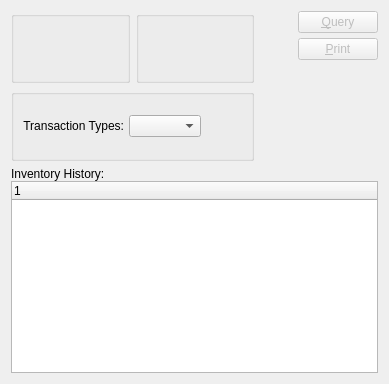
       <widget class="QWidget" name="history" >
        <attribute name="title" >
         <string>History</string>
        </attribute>
        <layout class="QGridLayout" name="gridLayout_18" >
         <item row="0" column="0" >
          <layout class="QHBoxLayout" name="horizontalLayout_2" >
           <item>
            <layout class="QGridLayout" name="gridLayout_16" >
             <item row="0" column="0" >
              <widget class="WarehouseGroup" name="_invhistWarehouse" >
               <property name="title" >
                <string/>
               </property>
               <property name="fixedSize" >
                <bool>false</bool>
               </property>
              </widget>
             </item>
             <item row="0" column="1" >
              <widget class="QGroupBox" name="_dateGroup" >
               <property name="title" >
                <string/>
               </property>
               <layout class="QGridLayout" name="gridLayout_6" >
                <item row="0" column="0" >
                 <widget class="DateCluster" name="_dates" />
                </item>
               </layout>
              </widget>
             </item>
             <item row="1" column="0" colspan="2" >
              <widget class="QGroupBox" name="_transGroup" >
               <property name="title" >
                <string/>
               </property>
               <layout class="QGridLayout" name="gridLayout_15" >
                <item row="0" column="0" >
                 <layout class="QHBoxLayout" >
                  <property name="spacing" >
                   <number>5</number>
                  </property>
                  <item>
                   <widget class="QLabel" name="_transTypeLit" >
                    <property name="text" >
                     <string>Transaction Types:</string>
                    </property>
                    <property name="alignment" >
                     <set>Qt::AlignRight|Qt::AlignTrailing|Qt::AlignVCenter</set>
                    </property>
                   </widget>
                  </item>
                  <item>
                   <widget class="XComboBox" name="_transType" />
                  </item>
                  <item>
                   <spacer>
                    <property name="orientation" >
                     <enum>Qt::Horizontal</enum>
                    </property>
                    <property name="sizeType" >
                     <enum>QSizePolicy::Expanding</enum>
                    </property>
                    <property name="sizeHint" stdset="0" >
                     <size>
                      <width>41</width>
                      <height>20</height>
                     </size>
                    </property>
                   </spacer>
                  </item>
                 </layout>
                </item>
               </layout>
              </widget>
             </item>
            </layout>
           </item>
           <item>
            <spacer>
             <property name="orientation" >
              <enum>Qt::Horizontal</enum>
             </property>
             <property name="sizeType" >
              <enum>QSizePolicy::Expanding</enum>
             </property>
             <property name="sizeHint" stdset="0" >
              <size>
               <width>38</width>
               <height>150</height>
              </size>
             </property>
            </spacer>
           </item>
           <item>
            <layout class="QVBoxLayout" >
             <property name="spacing" >
              <number>0</number>
             </property>
             <item>
              <layout class="QVBoxLayout" >
               <property name="spacing" >
                <number>5</number>
               </property>
               <item>
                <widget class="QPushButton" name="_invhistQuery" >
                 <property name="enabled" >
                  <bool>false</bool>
                 </property>
                 <property name="text" >
                  <string>&amp;Query</string>
                 </property>
                 <property name="autoDefault" >
                  <bool>true</bool>
                 </property>
                 <property name="default" >
                  <bool>true</bool>
                 </property>
                </widget>
               </item>
               <item>
                <widget class="QPushButton" name="_histPrint" >
                 <property name="enabled" >
                  <bool>false</bool>
                 </property>
                 <property name="text" >
                  <string>&amp;Print</string>
                 </property>
                </widget>
               </item>
              </layout>
             </item>
             <item>
              <spacer>
               <property name="orientation" >
                <enum>Qt::Vertical</enum>
               </property>
               <property name="sizeType" >
                <enum>QSizePolicy::Expanding</enum>
               </property>
               <property name="sizeHint" stdset="0" >
                <size>
                 <width>20</width>
                 <height>0</height>
                </size>
               </property>
              </spacer>
             </item>
            </layout>
           </item>
          </layout>
         </item>
         <item row="1" column="0" >
          <widget class="QFrame" name="_frame_2" >
           <property name="sizePolicy" >
            <sizepolicy vsizetype="Expanding" hsizetype="Preferred" >
             <horstretch>0</horstretch>
             <verstretch>1</verstretch>
            </sizepolicy>
           </property>
           <property name="frameShape" >
            <enum>QFrame::NoFrame</enum>
           </property>
           <property name="frameShadow" >
            <enum>QFrame::Raised</enum>
           </property>
           <layout class="QGridLayout" name="gridLayout_17" >
            <property name="margin" >
             <number>0</number>
            </property>
            <property name="spacing" >
             <number>0</number>
            </property>
            <item row="0" column="0" >
             <layout class="QVBoxLayout" >
              <property name="spacing" >
               <number>0</number>
              </property>
              <item>
               <widget class="QLabel" name="_inventoryHistoryLit" >
                <property name="sizePolicy" >
                 <sizepolicy vsizetype="Preferred" hsizetype="Preferred" >
                  <horstretch>0</horstretch>
                  <verstretch>0</verstretch>
                 </sizepolicy>
                </property>
                <property name="minimumSize" >
                 <size>
                  <width>0</width>
                  <height>0</height>
                 </size>
                </property>
                <property name="text" >
                 <string>Inventory History:</string>
                </property>
                <property name="alignment" >
                 <set>Qt::AlignVCenter</set>
                </property>
               </widget>
              </item>
              <item>
               <widget class="XTreeWidget" name="_invhist" >
                <property name="sizePolicy" >
                 <sizepolicy vsizetype="Expanding" hsizetype="Expanding" >
                  <horstretch>0</horstretch>
                  <verstretch>0</verstretch>
                 </sizepolicy>
                </property>
                <property name="minimumSize" >
                 <size>
                  <width>0</width>
                  <height>100</height>
                 </size>
                </property>
               </widget>
              </item>
             </layout>
            </item>
           </layout>
          </widget>
         </item>
        </layout>
       </widget>
